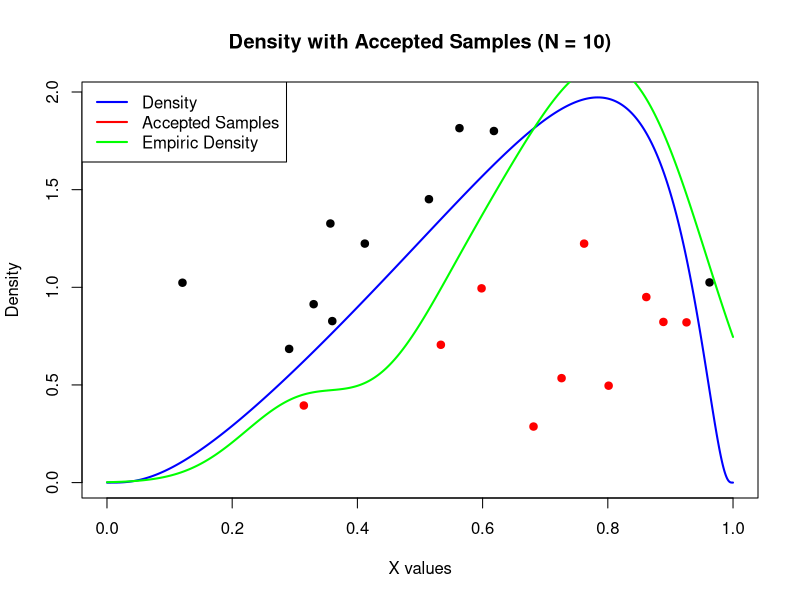
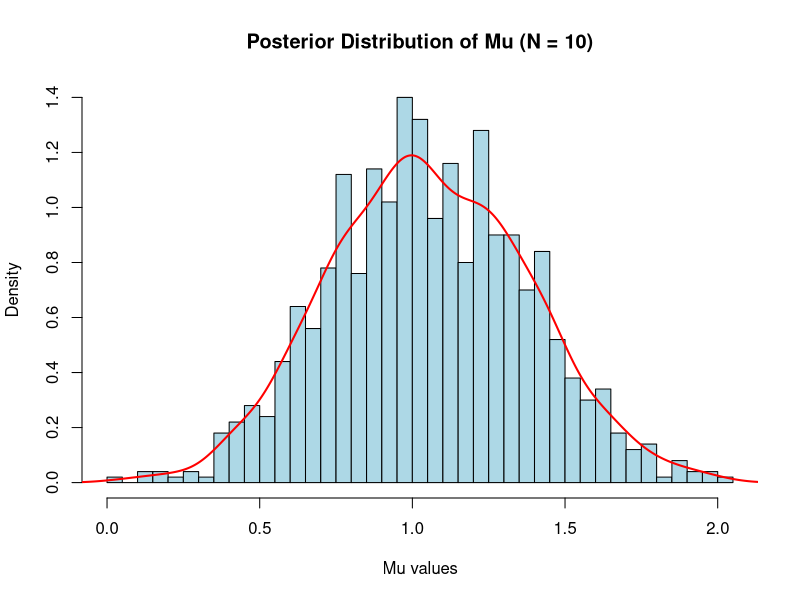
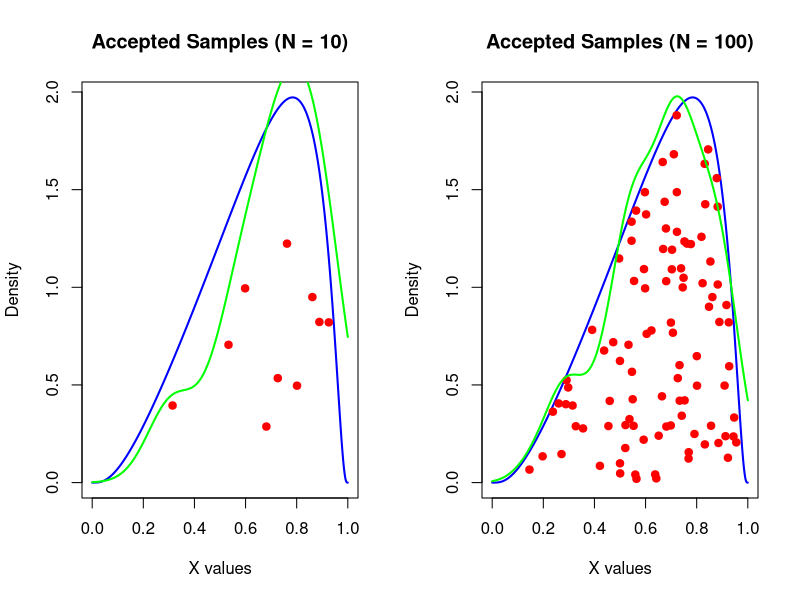
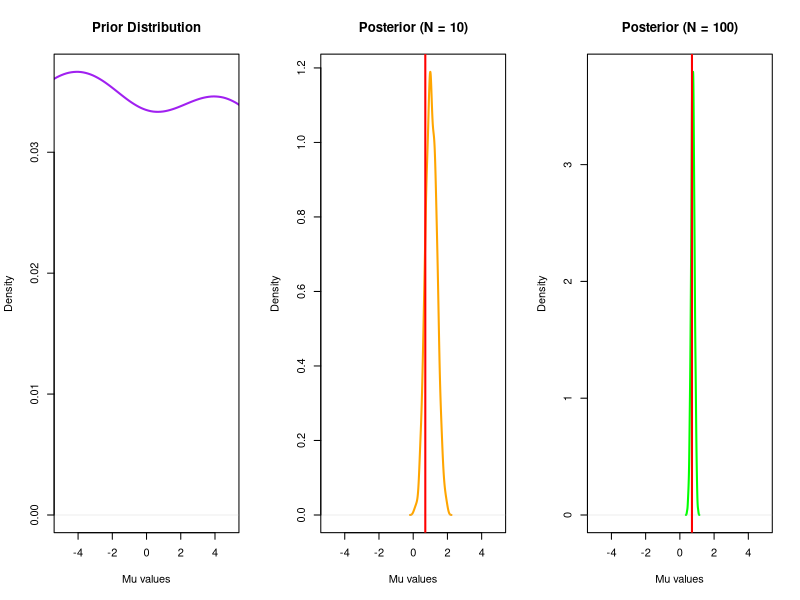
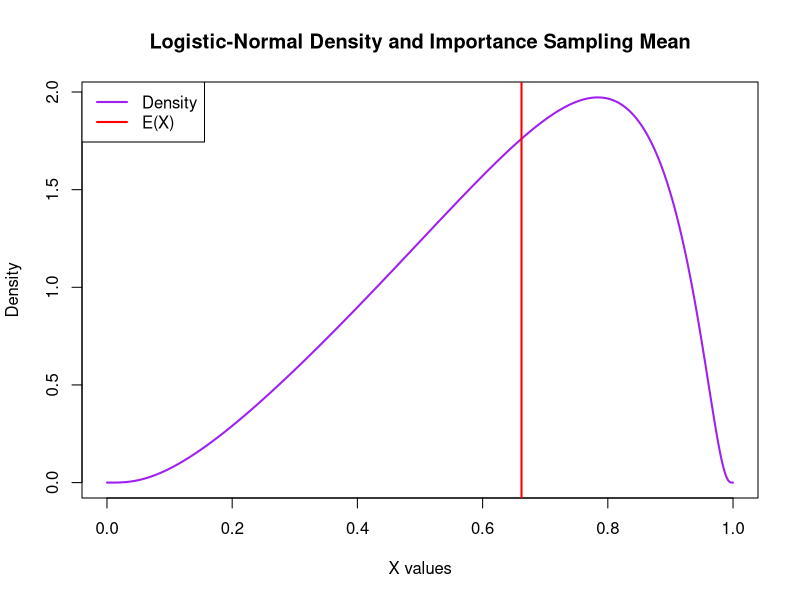

Write the R code that produced these figures, in order.
# =============================================================================
# Homework 1 - Statistica Computazionale
# Esercizio 2: distribuzione logistic-normal
#   - simulazione con metodo Accept-Reject
#   - derivazione e campionamento della a-posteriori di mu
#   - confronto prior/posterior
#   - stima della media con Importance Sampling
# =============================================================================

set.seed(343240)

# ---- Parametri --------------------------------------------------------------

mu <- runif(1, -1.5, 1.5)      # 0.7069013
sigma2 <- runif(1, 0.5, 1.5)   # 1.0249025

cat("mu =", mu, "\n")
cat("sigma2 =", sigma2, "\n")

# ---- Densita' della logistic-normal -----------------------------------------

logit <- function(x)
{
  log(x / (1 - x))
}

f_ln <- function(x, mu, sigma2)
{
  1 / (x * (1 - x)) * 1 / sqrt(2 * pi * sigma2) *
    exp(-(logit(x) - mu)^2 / (2 * sigma2))
}


# =============================================================================
# (a) Simulazione dei dati con il metodo Accept-Reject
# =============================================================================

# Massimo della densita' sul suo dominio (0, 1)
x_grid <- seq(0.0001, 0.9999, length.out = 10000)
M <- max(f_ln(x_grid, mu, sigma2))
cat("M =", M, "\n")

n_star <- 1000  # numero di proposte

# Ascisse dei campioni proposti e corrispondenti ordinate
Y <- runif(n_star, 0, 1)
U <- runif(n_star, 0, M)

# Si accetta la coppia (x*, u) se u < f(x*)
accepted <- U < f_ln(Y, mu, sigma2)

perc_acceptance <- sum(accepted) / n_star
cat("perc_acceptance =", perc_acceptance, "\n")

X <- Y[accepted]    # ascisse accettate
U_X <- U[accepted]  # ordinate accettate

# La richiesta e' di n = 10 dati: si prendono i primi 10 accettati
n_obs <- 10
X10_sample <- X[1:n_obs]
U_X10_sample <- U_X[1:n_obs]

plot(x_grid, f_ln(x_grid, mu, sigma2), type = "l", col = "blue", lwd = 2,
     ylim = c(0, M),
     main = "Density with Accepted Samples (N = 10)",
     xlab = "X values", ylab = "Density")
points(Y[!accepted][1:n_obs], U[!accepted][1:n_obs], col = "black", pch = 19)
points(X10_sample, U_X10_sample, col = "red", pch = 19)
lines(density(X10_sample, from = 0, to = 1), col = "green", lwd = 2)
legend("topleft", legend = c("Density", "Accepted Samples", "Empiric Density"),
       col = c("blue", "red", "green"), lwd = 2)


# =============================================================================
# (b) A-posteriori di mu con prior mu ~ N(0, 100) e sigma2 noto
#
#     pi(mu | x_1,...,x_n) ~ N( sum(logit(x_i)) / (n + sigma2/100),
#                               sigma2 / (n + sigma2/100) )
# =============================================================================

posterior_par <- function(x, sigma2)
{
  n_x <- length(x)
  media <- sum(logit(x)) / (n_x + sigma2 / 100)
  varianza <- sigma2 / (n_x + sigma2 / 100)

  return(c(media, varianza))
}

par10 <- posterior_par(X10_sample, sigma2)
cat("posterior (N = 10): media =", par10[1], " varianza =", par10[2], "\n")

n_post <- 1000
post10_samples <- rnorm(n_post, par10[1], sqrt(par10[2]))

hist(post10_samples, breaks = 30, freq = FALSE, col = "lightblue",
     main = "Posterior Distribution of Mu (N = 10)",
     xlab = "Mu values", ylab = "Density")
lines(density(post10_samples), col = "red", lwd = 2)


# =============================================================================
# (c) Confronto tra prior e posterior al crescere delle osservazioni
# =============================================================================

n_obs2 <- 100
X100_sample <- X[1:n_obs2]
U_X100_sample <- U_X[1:n_obs2]

# --- Confronto tra le due simulazioni accept-reject ---
par(mfrow = c(1, 2))

plot(x_grid, f_ln(x_grid, mu, sigma2), type = "l", col = "blue", lwd = 2,
     ylim = c(0, M), main = "Accepted Samples (N = 10)",
     xlab = "X values", ylab = "Density")
points(X10_sample, U_X10_sample, col = "red", pch = 19)
lines(density(X10_sample, from = 0, to = 1), col = "green", lwd = 2)

plot(x_grid, f_ln(x_grid, mu, sigma2), type = "l", col = "blue", lwd = 2,
     ylim = c(0, M), main = "Accepted Samples (N = 100)",
     xlab = "X values", ylab = "Density")
points(X100_sample, U_X100_sample, col = "red", pch = 19)
lines(density(X100_sample, from = 0, to = 1), col = "green", lwd = 2)

par(mfrow = c(1, 1))

# --- Prior, posterior con 10 osservazioni e posterior con 100 osservazioni ---
par100 <- posterior_par(X100_sample, sigma2)
cat("posterior (N = 100): media =", par100[1], " varianza =", par100[2], "\n")

prior_samples <- rnorm(n_post, 0, 10)
post100_samples <- rnorm(n_post, par100[1], sqrt(par100[2]))

par(mfrow = c(1, 3))

plot(density(prior_samples), col = "purple", lwd = 2, xlim = c(-5, 5),
     main = "Prior Distribution", xlab = "Mu values", ylab = "Density")

plot(density(post10_samples), col = "orange", lwd = 2, xlim = c(-5, 5),
     main = "Posterior (N = 10)", xlab = "Mu values", ylab = "Density")
abline(v = mu, col = "red", lwd = 2)

plot(density(post100_samples), col = "green", lwd = 2, xlim = c(-5, 5),
     main = "Posterior (N = 100)", xlab = "Mu values", ylab = "Density")
abline(v = mu, col = "red", lwd = 2)

par(mfrow = c(1, 1))


# =============================================================================
# (d) Stima di E(X) con il metodo Importance Sampling
#
#     E(X) = int x f(x) dx = E_g[ X f(X) / g(X) ],  g = densita' Beta(1.2, 1.2)
# =============================================================================

n_is <- 1000
a_beta <- 1.2
b_beta <- 1.2

x_beta <- rbeta(n_is, a_beta, b_beta)

weights <- x_beta * f_ln(x_beta, mu, sigma2) / dbeta(x_beta, a_beta, b_beta)
E_X <- sum(weights) / n_is

cat("E(X) stimato con Importance Sampling =", E_X, "\n")

plot(x_grid, f_ln(x_grid, mu, sigma2), type = "l", col = "purple", lwd = 2,
     main = "Logistic-Normal Density and Importance Sampling Mean",
     xlab = "X values", ylab = "Density")
abline(v = E_X, col = "red", lwd = 2)
legend("topleft", legend = c("Density", "E(X)"),
       col = c("purple", "red"), lwd = 2)
